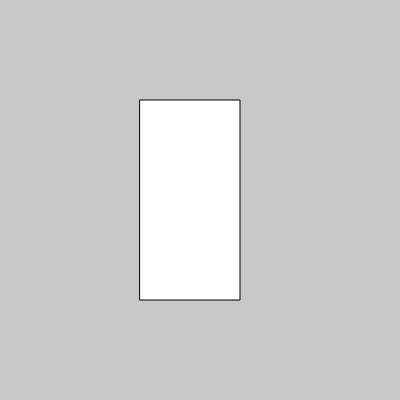
Frame 1 (no input)
Frame 60 (no input): identical to frame 1, image omitted
Frame 120 (the mouse pressed at the canvas centre since frame 60): identical to frame 1, image omitted

The p5.js sketch that drew this single still picture (run headless with seeded random() and noise() and a simulated clock; from frame 60 on, the mouse is pressed at the canvas centre):

// p5.js sketch
// ── sketch.js
function setup() {
  createCanvas(400, 400);

   for(let i = 5; i < 0; i--) {
    console.log(i);
  }
  
}

function draw() {
  background(200); 

  rect(140, 100, 100, 200);

  for(let i = 0; i < 0; i--) {
    console.log(i);
  }
  
}
